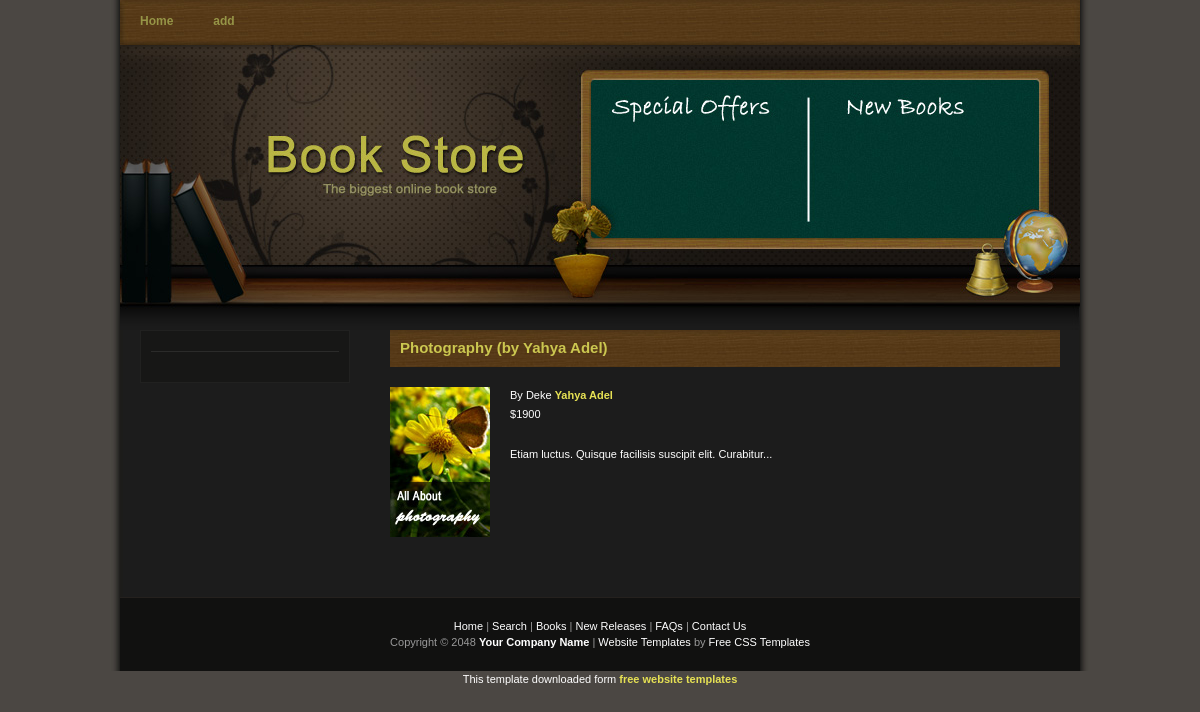
/details.php?book=14, run on the app's committed database.
### tables this page shows
CREATE TABLE `books` (
  `id` int(11) NOT NULL,
  `book_name` varchar(100) NOT NULL,
  `book_author_name` varchar(100) NOT NULL,
  `book_price` varchar(100) NOT NULL,
  `book_desc` text NOT NULL,
  `book_cover` varchar(100) DEFAULT NULL,
  `date_created` timestamp NOT NULL DEFAULT CURRENT_TIMESTAMP
);

### util.php (called while the page is built)
<?php
function make_safe($conn,$variable) {
    $variable = strip_tags(mysqli_real_escape_string($conn,trim($variable)));
    return $variable; }
?>

### actions/get_single_book.php (called while the page is built)
<?php
$connection = new mysqli($DB_HOST, $DB_USER, $DB_PASS, $DB_NAME);
if($book_id){
$book_id = make_safe($connection,$book_id);
$query1 = 'SELECT * FROM books where id = '.$book_id;
$single_book_result = $connection->query($query1);
$book = $single_book_result->fetch_assoc();
}
?>

### includes.php (called while the page is built, shortened)
<?php
include 'util.php';
include 'actions/get_single_book.php';
?>

### details.php (the view, shortened to what this page needs)
<!DOCTYPE html PUBLIC "-//W3C//DTD XHTML 1.0 Transitional//EN" "http://www.w3.org/TR/xhtml1/DTD/xhtml1-transitional.dtd">
<html xmlns="http://www.w3.org/1999/xhtml">
<head>
<link href="templatemo_style.css" rel="stylesheet" type="text/css" />
</head>
<body>
<?php $book_id = $_GET['book']; ?>
<?php include 'includes.php'; ?>
<div id="templatemo_container">
	<div id="templatemo_menu">
    	<ul>
            <li><a href="index.php">Home</a></li>
             <li><a href="new-book.php">add</a></li>
    	</ul>
    </div>
    <div id="templatemo_header">
    </div>
    <div id="templatemo_content">
        <div id="templatemo_content_left">
        	<div class="templatemo_content_left_section">
			</div>
        </div>
        <div id="templatemo_content_right">
            <h1>
                <?php echo $book['book_name']; ?>
                <span>(by <?php echo $book['book_author_name'];?>)</span>
            </h1>
            <div class="image_panel"><img src="<?php echo $book['book_cover'];?>" alt="CSS Template" width="100" height="150" /></div>
            <ul>
	            <li>By Deke <a href="#"><?php echo $book['book_author_name'];?></a></li>
                <li>$<?php echo $book['book_price'];?></li>
            </ul>
            <p><?php echo $book['book_desc'];?></p>
             <div class="cleaner_with_height">&nbsp;</div>
        </div>
    	<div class="cleaner_with_height">&nbsp;</div>
    </div>
    <div id="templatemo_footer">
	       <a href="index.html">Home</a> | <a href="index.html">Search</a> | <a href="index.html">Books</a> | <a href="#">New Releases</a> | <a href="#">FAQs</a> | <a href="#">Contact Us</a><br />
        Copyright © 2048 <a href="#"><strong>Your Company Name</strong></a> | <a href="http://www.iwebsitetemplate.com" target="_parent">Website Templates</a> by <a href="http://www.templatemo.com" target="_parent">Free CSS Templates</a>
	</div>
</div>
<div align=center>This template  downloaded form <a href='http://all-free-download.com/free-website-templates/'>free website templates</a></div></body>
</html>

### style/templatemo_style.css (style rules this page uses)
body { margin: 0; padding: 0; line-height: 1.5em; font-family: Verdana, Arial, san-serif; font-size: 11px; color: #ffffff; background: #4b4743; }
a:link, a:visited { color: #e6e154; text-decoration: none; font-weight: bold; }
p { margin: 0px; padding: 0px; }
img { margin: 0px; padding: 0px; border: none; }
.cleaner_with_height { clear: both; width: 100%; height: 30px; font-size: 1px; }
#templatemo_container { width: 960px; margin: 0 auto; padding: 0 10px; background: #1c1c1b url(../images/templatemo_bg.jpg) repeat-y; }
#templatemo_menu { clear: both; width: 960px; height: 45px; background: url(../images/templatemo_menu_bg.jpg) no-repeat; }
#templatemo_menu ul { padding: 13px 0 0 0; margin: 0; list-style: none; }
#templatemo_menu ul li { display: inline; }
#templatemo_menu ul li a { float: left; padding: 0 20px; font-size: 12px; font-weight: bold; text-align: center; text-decoration: none; color: #969547; }
#templatemo_header { clear: both; width: 960px; height: 285px; padding: 0; margin: 0; background: url(../images/templatemo_header_bg.jpg) no-repeat; }
#templatemo_content { clear: both; width: 920px; padding: 0 20px; }
#templatemo_content #templatemo_content_left { float: left; width: 188px; padding: 10px; background-color: #171716; border: 1px solid #212120; }
#templatemo_content #templatemo_content_right { float: right; width: 670px; }
#templatemo_content_left .templatemo_content_left_section { clear: both; padding-bottom: 10px; border-bottom: 1px solid #2b2b2a; margin-bottom: 20px; }
#templatemo_content_right h1 { padding: 10px; margin: 0 0 20px 0; font-size: 15px; color: #cbc750; background: url(../images/templatemo_h1_bg.jpg); }
#templatemo_content_right ul { margin: 0 0 20px 0; padding: 0 0 0 20px; list-style: none; }
#templatemo_content_right li { padding: 0 0 3px 0; }
#templatemo_content_right .image_panel { float: left; width: 100px; margin-right: 20px; }
#templatemo_content_right p { text-align: justify; padding: 0 0 8px 0; }
#templatemo_footer { clear: both; width: 960px; padding: 20px 0px 20px 0; text-align: center; border-top: 1px solid #25211e; color: #999; background-color: #111110; }
#templatemo_footer a { color: #fff; font-weight: normal; }

### data on the page
books: book_name "Photography", book_author_name "Yahya Adel", book_price "1900", book_desc "Etiam luctus. Quisque facilisis suscipit elit. Curabitur..."
